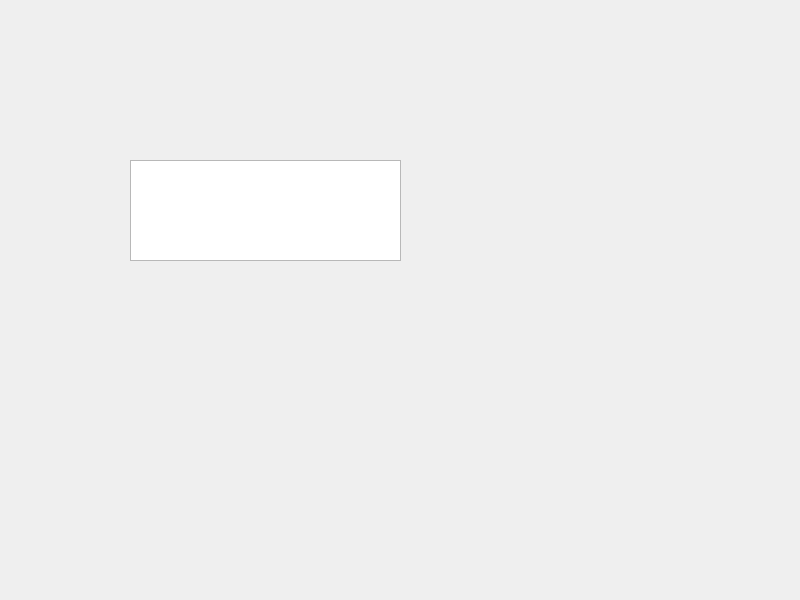
<?xml version="1.0" encoding="UTF-8"?>
<ui version="4.0">
 <class>Widget</class>
 <widget class="QWidget" name="Widget">
  <property name="geometry">
   <rect>
    <x>0</x>
    <y>0</y>
    <width>800</width>
    <height>600</height>
   </rect>
  </property>
  <property name="windowTitle">
   <string>Widget</string>
  </property>
  <widget class="QTextEdit" name="textEdit">
   <property name="geometry">
    <rect>
     <x>130</x>
     <y>160</y>
     <width>271</width>
     <height>101</height>
    </rect>
   </property>
  </widget>
  <widget class="QLabel" name="label">
   <property name="geometry">
    <rect>
     <x>140</x>
     <y>60</y>
     <width>211</width>
     <height>51</height>
    </rect>
   </property>
   <property name="text">
    <string/>
   </property>
  </widget>
 </widget>
 <resources/>
 <connections/>
</ui>
